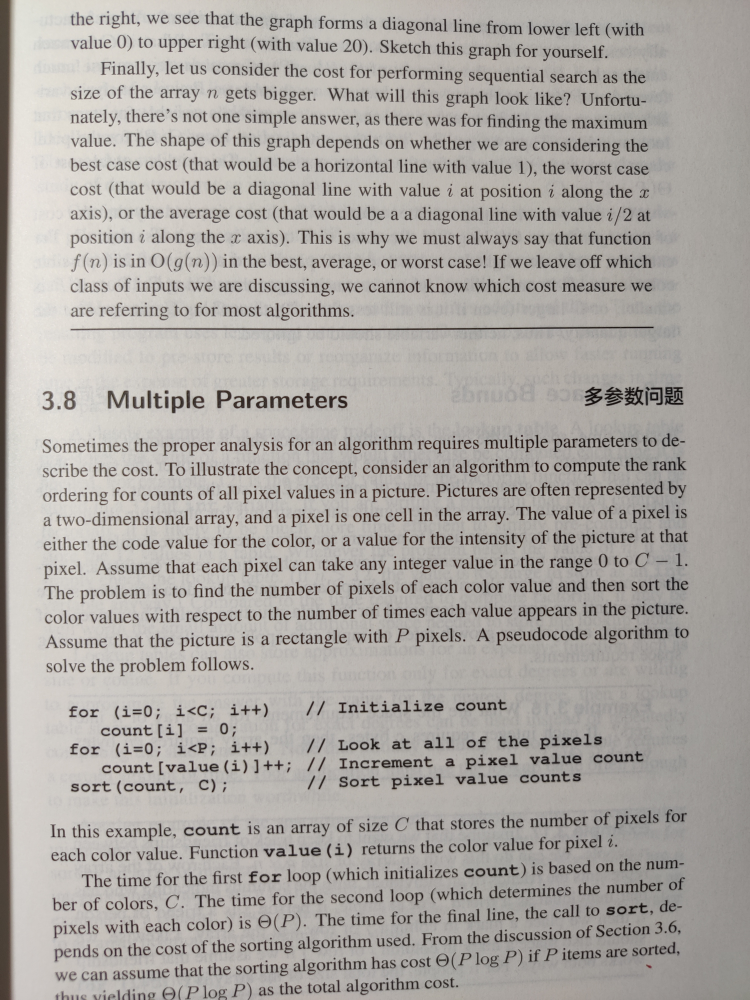
#> input picture ocr/ocr_test_pic2.jpg, 3000 x 4000 px, found by its file name (shown at 1/4 size)
$ python ocr_preprocess.py
#> lines starting #> are read from the running program, lines starting #| are printed output that depends on the picture; after the words box and inside, x2 and y2 are one past the last pixel; in counts of white or black regions, pixels touching at a corner belong together
import cv2 as cv
import numpy as np

img = cv.imread("D:\\AllMyProject\\ElectricDesign_project\\nobodyfly\\IT-CUP_JSBandCV\\test_pic\\ocr_test_pic2.jpg")
#> img is the input picture: shape (4000, 3000, 3); mean B, G, R 163.5, 167.8, 171.9

# ocr的前置处理
def resize(image, width=None, height=None, inter=cv.INTER_AREA):
    dim = None
    (h, w) = image.shape[:2]
    if width is None and height is None:
        return image
    if width is None:
        r = height / float(h)
        dim = (int(w * r), height)
    else:
        r = width / float(w)
        dim = (width, int(h * r))
    resized = cv.resize(image, dim, interpolation=inter)
    return resized


# 排序四个点
def order_points(pts):
    # 一共4个坐标点
    rect = np.zeros((4, 2), dtype="float32")
    # 按顺序找到对应坐标0123分别是 左上，右上，右下，左下
    # 计算左上，右下
    s = pts.sum(axis = 1)
    rect[0] = pts[np.argmin(s)]
    rect[2] = pts[np.argmax(s)]
    # 计算右上和左下
    diff = np.diff(pts, axis = 1)
    rect[1] = pts[np.argmin(diff)]
    rect[3] = pts[np.argmax(diff)]
    return rect


# 实现透视变换
def four_point_transform(image, pts):
    # 获取输入坐标点
    rect = order_points(pts)
    (tl, tr, br, bl) = rect
    # 计算输入的w和h值
    widthA = np.sqrt(((br[0] - bl[0]) ** 2) + ((br[1] - bl[1]) ** 2))
    widthB = np.sqrt(((tr[0] - tl[0]) ** 2) + ((tr[1] - tl[1]) ** 2))
    maxWidth = max(int(widthA), int(widthB))
    heightA = np.sqrt(((tr[0] - br[0]) ** 2) + ((tr[1] - br[1]) ** 2))
    heightB = np.sqrt(((tl[0] - bl[0]) ** 2) + ((tl[1] - bl[1]) ** 2))
    maxHeight = max(int(heightA), int(heightB))
    # 变换后对应坐标位置（-1只是为了防止有误差出现，不-1也可以。）
    dst = np.array([
        [0, 0],
        [maxWidth - 1, 0],
        [maxWidth - 1, maxHeight - 1],
        [0, maxHeight - 1]], dtype = "float32")
    # 计算变换矩阵
    M = cv.getPerspectiveTransform(rect, dst)
    warped = cv.warpPerspective(image, M, (maxWidth, maxHeight))
    # 返回变换后结果
    return warped


def ocr_preprocess():
    # 坐标也会相同变化
    ratio = img.shape[0] / 500.0
    orig = img.copy()
    image = resize(orig, height=500)

    # 预处理
    gray = cv.cvtColor(image, cv.COLOR_BGR2GRAY)
    gray = cv.GaussianBlur(gray, (5, 5), 0)  # 高斯滤波
    edged = cv.Canny(gray, 75, 200)  # Canny边缘检测

    # 展示预处理结果
    print("STEP 1: 边缘检测")
    cv.imshow("Image", image)
    cv.imshow("Edged", edged)
    # cv.waitKey(0)

    # 轮廓检测，最大的为所需要的轮廓
    cnts = cv.findContours(edged.copy(), cv.RETR_LIST, cv.CHAIN_APPROX_SIMPLE)[0]
    cnts = sorted(cnts, key=cv.contourArea, reverse=True)[:5]

    # 遍历轮廓
    for c in cnts:
        # 计算轮廓近似
        peri = cv.arcLength(c, True)
        # c表示输入的点集
        # epsilon表示从原始轮廓到近似轮廓的最大距离，它是一个准确度参数
        # True表示封闭的
        approx = cv.approxPolyDP(c, 0.2 * peri, True)
        # 4个点的时候就拿出来
        if len(approx) == 4:
            screenCnt = approx
            break
    # 展示结果
    print("STEP 2: 获取轮廓")
    cv.drawContours(image, [screenCnt], -1, (0, 255, 0), 2)
    cv.imshow("Outline", image)
    # 透视变换
    warped = four_point_transform(orig, screenCnt.reshape(4, 2) * ratio)

    # 二值处理
    warped = cv.cvtColor(warped, cv.COLOR_BGR2GRAY)
    ref = cv.threshold(warped, 100, 255, cv.THRESH_BINARY)[1]
    # cv.imwrite('scan.jpg', ref)
    # 展示结果
    print("STEP 3: 变换")
    # cv.imshow("Scanned", ref)


if __name__ == "__main__":
    # cv.imshow("test", img)
    ocr_preprocess();
#> in resize, `resized = cv.resize(image, dim, interpolation=inter)`:
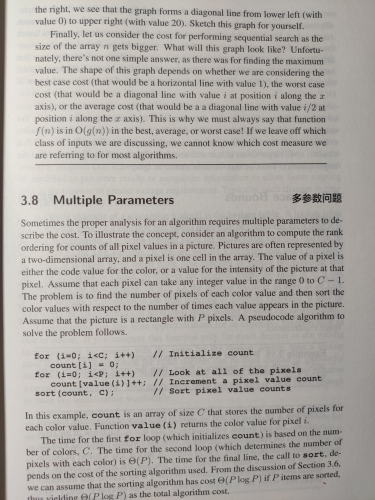
#> resized: shape (500, 375, 3); mean B, G, R 163.5, 167.8, 171.9
#> in ocr_preprocess, `gray = cv.GaussianBlur(gray, (5, 5), 0)`:
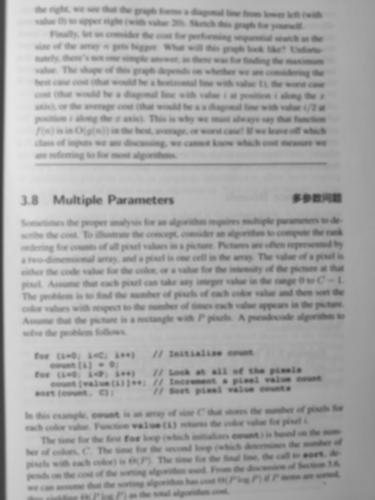
#> gray: shape (500, 375); min 58, max 230, mean 168.6
#> in ocr_preprocess, `edged = cv.Canny(gray, 75, 200)`:
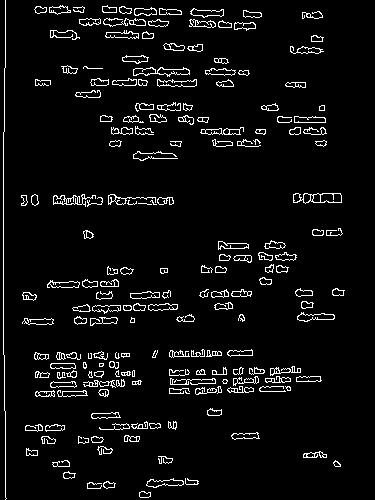
#> edged: shape (500, 375); 5.4% white in thin lines or dots
#> in ocr_preprocess, `cnts = cv.findContours(edged.copy(), cv.RETR_LIST, cv.CHAIN_APPROX_SIM..`: cnts = 414 contours, 134 with area under 20; largest, box (x1, y1, x2, y2) and area: (293, 193, 342, 204) 376, (133, 67, 190, 77) 291, (157, 79, 197, 87) 198, (297, 312, 335, 322) 197, (146, 478, 184, 488) 189
#> in ocr_preprocess, `cnts = sorted(cnts, key=cv.contourArea, reverse=True)[:5]`: cnts = 5 contours; box (x1, y1, x2, y2) and area: (293, 193, 342, 204) 376, (133, 67, 190, 77) 291, (157, 79, 197, 87) 198, (297, 312, 335, 322) 197, (146, 478, 184, 488) 189
#> the loop in ocr_preprocess, `for c in cnts:` made 5 passes
#> (peri, approx) on passes 1 to 5: (136.4, [[293, 194], [341, 202]]), (145.7, [[133, 69], [189, 74]]), (100.5, [[157, 79], [196, 85]]), (91.94, [[297, 316], [334, 318]]), (91.94, [[183, 481], [146, 485]])
#> (the run stopped early here; a loop or call above may not have finished)
